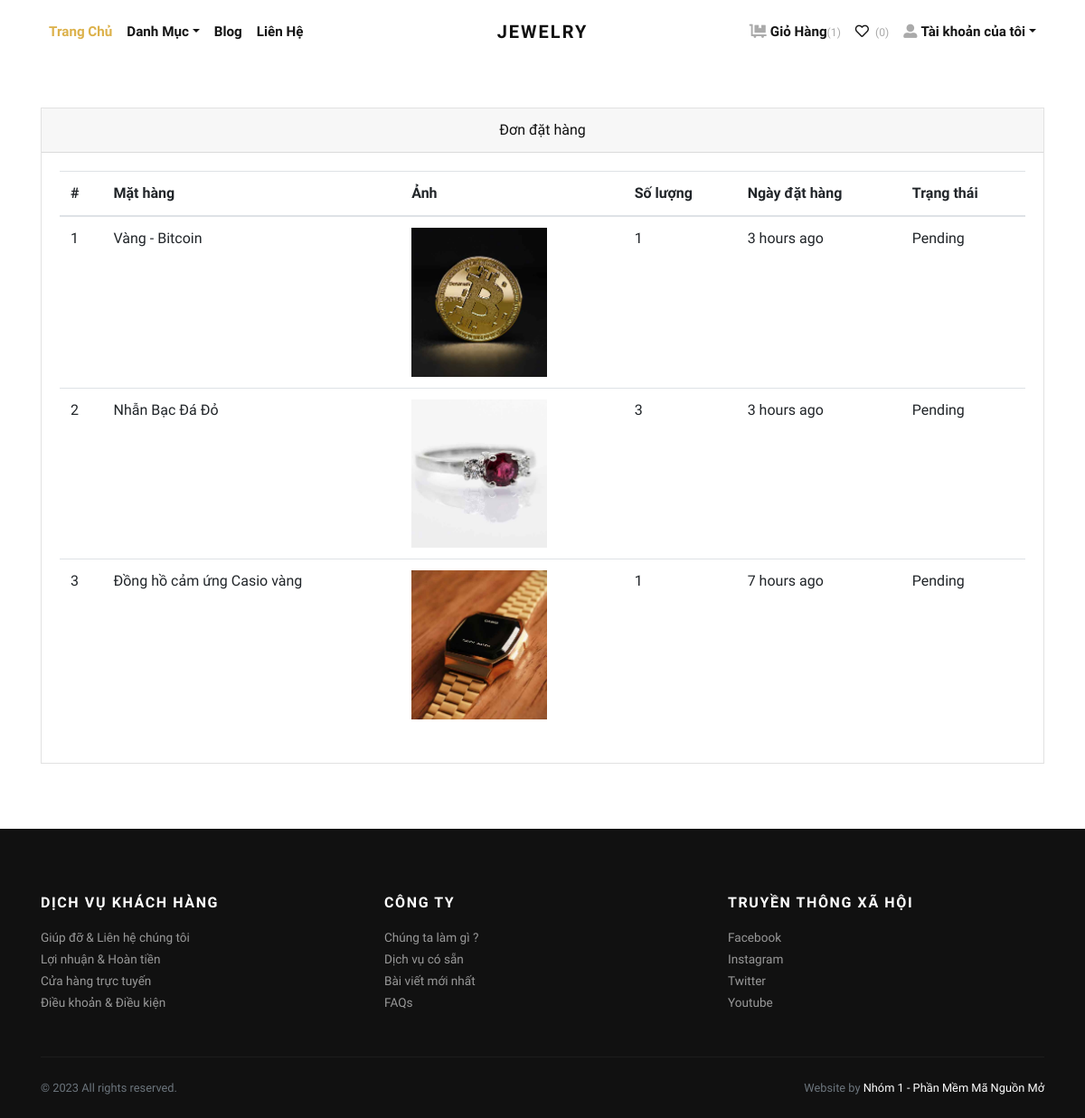
Screenshot of /orders/ (signed in) with the database file from the repository.
### store/models.py (models this page shows, shortened)
class Order(models.Model):
    user = models.ForeignKey(User, verbose_name="User", on_delete=models.CASCADE)
    address = models.ForeignKey(Address, verbose_name="Shipping Address", on_delete=models.CASCADE)
    product = models.ForeignKey(Product, verbose_name="Product", on_delete=models.CASCADE)
    quantity = models.PositiveIntegerField(verbose_name="Quantity")
    ordered_date = models.DateTimeField(auto_now_add=True, verbose_name="Ordered Date")
    status = models.CharField(
        choices=STATUS_CHOICES,
        max_length=50,
        default="Pending"
        )

class Product(models.Model):
    title = models.CharField(max_length=150, verbose_name="Product Title")
    slug = models.SlugField(max_length=160, verbose_name="Product Slug")
    sku = models.CharField(max_length=255, unique=True, verbose_name="Unique Product ID (SKU)")
    short_description = models.TextField(verbose_name="Short Description")
    detail_description = models.TextField(blank=True, null=True, verbose_name="Detail Description")
    product_image = models.ImageField(upload_to='product', blank=True, null=True, verbose_name="Product Image")
    price = models.DecimalField(max_digits=8, decimal_places=2)
    category = models.ForeignKey(Category, verbose_name="Product Categoy", on_delete=models.CASCADE)
    is_active = models.BooleanField(verbose_name="Is Active?")
    is_featured = models.BooleanField(verbose_name="Is Featured?")
    created_at = models.DateTimeField(auto_now_add=True, verbose_name="Created Date")
    updated_at = models.DateTimeField(auto_now=True, verbose_name="Updated Date")
    class Meta:
        verbose_name_plural = 'Products'
        ordering = ('-created_at', )

### store/views.py (the view)
# urls.py: path('orders/', views.orders, name="orders"),
@login_required
def orders(request):
    all_orders = Order.objects.filter(user=request.user).order_by('-ordered_date')
    return render(request, 'store/orders.html', {'orders': all_orders})

### store/context_preprocessors.py (called while the page is built)
def store_menu(request):
    categories = Category.objects.filter(is_active=True)
    context = {
        'categories_menu': categories,
    }
    return context

def cart_menu(request):
    if request.user.is_authenticated:
        cart_items= Cart.objects.filter(user=request.user)
        context = {
            'cart_items': cart_items,
        }
    else:
        context = {}
    return context

### templates/store/orders.html (shortened to what this page needs)
{% extends 'base.html' %}
{% load static %}
{% load humanize %}
    {% block content %}
      <div class="container py-5">
        <div class="row">
          <div class="col-lg-12">
            <div class="card mb-4" id="tables">
              <div class="card-header text-center">Đơn đặt hàng</div>
              <div class="card-body">
                <table class="table table-hover">
                  <thead>
                    <tr>
                      <th>#</th>
                      <th>Mặt hàng</th>
                      <th>Ảnh</th>
                      <th>Số lượng</th>
                      <th>Ngày đặt hàng</th>
                      <th>Trạng thái</th>
                    </tr>
                  </thead>
                  <tbody>
                    {% if orders %}
                    {% for order in orders %}
                    <tr>
                      <td>{{forloop.counter}}</td>
                      <td>{{order.product.title}}</td>
                      <td>
                        {% if order.product.product_image %}
                          <img src="{{order.product.product_image.url}}" alt="{{order.product.product_ttile}}" style="width:150px;">
                        {% endif %}
                      </td>
                      <td>{{order.quantity}}</td>
                      <td>{{order.ordered_date|naturaltime}}</td>
                      <td>
                        {{order.status}}
                      </td>
                    </tr>
                    {% endfor %}
                    {% endif %}
                  </tbody>
                </table>
              </div>
            </div>
          </div>
        </div>
      </div>
{% endblock content %}

### jewelryshop/static/css/style.default.css (style rules this page uses)
body { font-family: "Libre Franklin", sans-serif; font-size: 1rem; font-weight: 400; line-height: 1.5; color: #111111; background-color: #fff; }
.card { background-color: #fff; border: 1px solid rgba(17, 17, 17, 0.125); border-radius: 0; }
.card-body { padding: 1.25rem; }
.card-header { padding: 0.75rem 1.25rem; background-color: rgba(17, 17, 17, 0.03); border-bottom: 1px solid rgba(17, 17, 17, 0.125); }
.card-header:first-child { border-radius: calc(0 - 1px) calc(0 - 1px) 0 0; }

### rows the page displays
Order: product "Vàng - Bitcoin", product.product_image (picture), quantity "1", ordered_date "3 hours ago", status "Pending"
Order: product "Nhẫn Bạc Đá Đỏ", product.product_image (picture), quantity "3", ordered_date "3 hours ago", status "Pending"
Order: product "Đồng hồ cảm ứng Casio vàng", product.product_image (picture), quantity "1", ordered_date "7 hours ago", status "Pending"

### other values shown
{{ cart_items.count }} "1"
